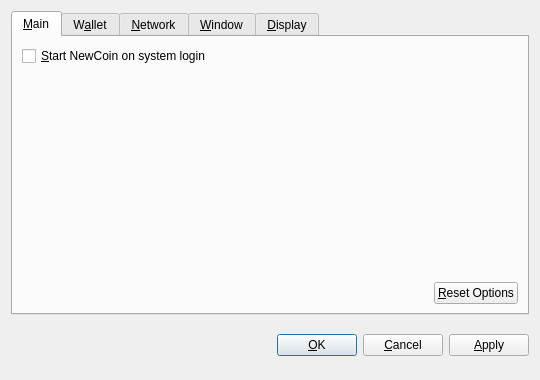
<?xml version="1.0" encoding="UTF-8"?>
<ui version="4.0">
 <class>OptionsDialog</class>
 <widget class="QDialog" name="OptionsDialog">
  <property name="geometry">
   <rect>
    <x>0</x>
    <y>0</y>
    <width>540</width>
    <height>380</height>
   </rect>
  </property>
  <property name="windowTitle">
   <string>Options</string>
  </property>
  <property name="modal">
   <bool>true</bool>
  </property>
  <layout class="QVBoxLayout" name="verticalLayout">
   <item>
    <widget class="QTabWidget" name="tabWidget">
     <property name="tabPosition">
      <enum>QTabWidget::North</enum>
     </property>
     <property name="currentIndex">
      <number>0</number>
     </property>
     <widget class="QWidget" name="tabMain">
      <attribute name="title">
       <string>&amp;Main</string>
      </attribute>
      <layout class="QVBoxLayout" name="verticalLayout_Main">
       <item>
        <widget class="QCheckBox" name="bitcoinAtStartup">
         <property name="toolTip">
          <string>Automatically start NewCoin after logging in to the system.</string>
         </property>
         <property name="text">
          <string>&amp;Start NewCoin on system login</string>
         </property>
        </widget>
       </item>
       <item>
        <spacer name="verticalSpacer_Main">
         <property name="orientation">
          <enum>Qt::Vertical</enum>
         </property>
         <property name="sizeHint" stdset="0">
          <size>
           <width>20</width>
           <height>40</height>
          </size>
         </property>
        </spacer>
       </item>
       <item>
        <layout class="QHBoxLayout" name="horizontalLayout_2_Main">
         <item>
          <spacer name="horizontalSpacer_2_Main">
           <property name="orientation">
            <enum>Qt::Horizontal</enum>
           </property>
           <property name="sizeHint" stdset="0">
            <size>
             <width>40</width>
             <height>20</height>
            </size>
           </property>
          </spacer>
         </item>
         <item>
          <widget class="QPushButton" name="resetButton">
           <property name="toolTip">
            <string>Reset all client options to default.</string>
           </property>
           <property name="text">
            <string>&amp;Reset Options</string>
           </property>
           <property name="autoDefault">
            <bool>false</bool>
           </property>
          </widget>
         </item>
        </layout>
       </item>
      </layout>
     </widget>
     <widget class="QWidget" name="tabWallet">
      <attribute name="title">
       <string>W&amp;allet</string>
      </attribute>
      <layout class="QVBoxLayout" name="verticalLayout_Network">
       <item>
        <widget class="QLabel" name="transactionFeeInfoLabel">
         <property name="text">
          <string>Optional transaction fee per kB that helps make sure your transactions are processed quickly. Most transactions are 1 kB.</string>
         </property>
         <property name="textFormat">
          <enum>Qt::PlainText</enum>
         </property>
         <property name="wordWrap">
          <bool>true</bool>
         </property>
        </widget>
       </item>
       <item>
        <layout class="QHBoxLayout" name="horizontalLayout_1_Main">
         <item>
          <widget class="QLabel" name="transactionFeeLabel">
           <property name="text">
            <string>Pay transaction &amp;fee</string>
           </property>
           <property name="textFormat">
            <enum>Qt::PlainText</enum>
           </property>
           <property name="buddy">
            <cstring>transactionFee</cstring>
           </property>
          </widget>
         </item>
         <item>
          <widget class="BitcoinAmountField" name="transactionFee"/>
         </item>
         <item>
          <spacer name="horizontalSpacer_1_Main">
           <property name="orientation">
            <enum>Qt::Horizontal</enum>
           </property>
           <property name="sizeHint" stdset="0">
            <size>
             <width>40</width>
             <height>20</height>
            </size>
           </property>
          </spacer>
         </item>
        </layout>
       </item>
       <item>
        <widget class="QLabel" name="label">
         <property name="text">
          <string>If you disable the spending of unconfirmed change, the change from a transaction cannot be used until that transaction has at least one confirmation. This also affects how your balance is computed.</string>
         </property>
         <property name="wordWrap">
          <bool>true</bool>
         </property>
        </widget>
       </item>
       <item>
        <widget class="QCheckBox" name="spendZeroConfChange">
         <property name="text">
          <string>Spend unconfirmed change  (experts only)</string>
         </property>
        </widget>
       </item>
       <item>
        <spacer name="verticalSpacer">
         <property name="orientation">
          <enum>Qt::Vertical</enum>
         </property>
         <property name="sizeHint" stdset="0">
          <size>
           <width>20</width>
           <height>40</height>
          </size>
         </property>
        </spacer>
       </item>
      </layout>
     </widget>
     <widget class="QWidget" name="tabNetwork">
      <attribute name="title">
       <string>&amp;Network</string>
      </attribute>
      <layout class="QVBoxLayout" name="verticalLayout_Network">
       <item>
        <widget class="QCheckBox" name="mapPortUpnp">
         <property name="toolTip">
          <string>Automatically open the NewCoin client port on the router. This only works when your router supports UPnP and it is enabled.</string>
         </property>
         <property name="text">
          <string>Map port using &amp;UPnP</string>
         </property>
        </widget>
       </item>
       <item>
        <widget class="QCheckBox" name="connectSocks">
         <property name="toolTip">
          <string>Connect to the NewCoin network through a SOCKS proxy (e.g. when connecting through Tor).</string>
         </property>
         <property name="text">
          <string>&amp;Connect through SOCKS proxy:</string>
         </property>
        </widget>
       </item>
       <item>
        <layout class="QHBoxLayout" name="horizontalLayout_Network">
         <item>
          <widget class="QLabel" name="proxyIpLabel">
           <property name="text">
            <string>Proxy &amp;IP:</string>
           </property>
           <property name="textFormat">
            <enum>Qt::PlainText</enum>
           </property>
           <property name="buddy">
            <cstring>proxyIp</cstring>
           </property>
          </widget>
         </item>
         <item>
          <widget class="QValidatedLineEdit" name="proxyIp">
           <property name="maximumSize">
            <size>
             <width>140</width>
             <height>16777215</height>
            </size>
           </property>
           <property name="toolTip">
            <string>IP address of the proxy (e.g. 127.0.0.1)</string>
           </property>
          </widget>
         </item>
         <item>
          <widget class="QLabel" name="proxyPortLabel">
           <property name="text">
            <string>&amp;Port:</string>
           </property>
           <property name="textFormat">
            <enum>Qt::PlainText</enum>
           </property>
           <property name="buddy">
            <cstring>proxyPort</cstring>
           </property>
          </widget>
         </item>
         <item>
          <widget class="QLineEdit" name="proxyPort">
           <property name="maximumSize">
            <size>
             <width>55</width>
             <height>16777215</height>
            </size>
           </property>
           <property name="toolTip">
            <string>Port of the proxy (e.g. 9050)</string>
           </property>
          </widget>
         </item>
         <item>
          <widget class="QLabel" name="socksVersionLabel">
           <property name="text">
            <string>SOCKS &amp;Version:</string>
           </property>
           <property name="textFormat">
            <enum>Qt::PlainText</enum>
           </property>
           <property name="buddy">
            <cstring>socksVersion</cstring>
           </property>
          </widget>
         </item>
         <item>
          <widget class="QValueComboBox" name="socksVersion">
           <property name="toolTip">
            <string>SOCKS version of the proxy (e.g. 5)</string>
           </property>
          </widget>
         </item>
         <item>
          <spacer name="horizontalSpacer_Network">
           <property name="orientation">
            <enum>Qt::Horizontal</enum>
           </property>
           <property name="sizeHint" stdset="0">
            <size>
             <width>40</width>
             <height>20</height>
            </size>
           </property>
          </spacer>
         </item>
        </layout>
       </item>
       <item>
        <spacer name="verticalSpacer_Network">
         <property name="orientation">
          <enum>Qt::Vertical</enum>
         </property>
         <property name="sizeHint" stdset="0">
          <size>
           <width>20</width>
           <height>40</height>
          </size>
         </property>
        </spacer>
       </item>
      </layout>
     </widget>
     <widget class="QWidget" name="tabWindow">
      <attribute name="title">
       <string>&amp;Window</string>
      </attribute>
      <layout class="QVBoxLayout" name="verticalLayout_Window">
       <item>
        <widget class="QCheckBox" name="minimizeToTray">
         <property name="toolTip">
          <string>Show only a tray icon after minimizing the window.</string>
         </property>
         <property name="text">
          <string>&amp;Minimize to the tray instead of the taskbar</string>
         </property>
        </widget>
       </item>
       <item>
        <widget class="QCheckBox" name="minimizeOnClose">
         <property name="toolTip">
          <string>Minimize instead of exit the application when the window is closed. When this option is enabled, the application will be closed only after selecting Quit in the menu.</string>
         </property>
         <property name="text">
          <string>M&amp;inimize on close</string>
         </property>
        </widget>
       </item>
       <item>
        <spacer name="verticalSpacer_Window">
         <property name="orientation">
          <enum>Qt::Vertical</enum>
         </property>
         <property name="sizeHint" stdset="0">
          <size>
           <width>20</width>
           <height>40</height>
          </size>
         </property>
        </spacer>
       </item>
      </layout>
     </widget>
     <widget class="QWidget" name="tabDisplay">
      <attribute name="title">
       <string>&amp;Display</string>
      </attribute>
      <layout class="QVBoxLayout" name="verticalLayout_Display">
       <item>
        <layout class="QHBoxLayout" name="horizontalLayout_1_Display">
         <item>
          <widget class="QLabel" name="langLabel">
           <property name="text">
            <string>User Interface &amp;language:</string>
           </property>
           <property name="textFormat">
            <enum>Qt::PlainText</enum>
           </property>
           <property name="buddy">
            <cstring>lang</cstring>
           </property>
          </widget>
         </item>
         <item>
          <widget class="QValueComboBox" name="lang">
           <property name="toolTip">
            <string>The user interface language can be set here. This setting will take effect after restarting NewCoin.</string>
           </property>
          </widget>
         </item>
        </layout>
       </item>
       <item>
        <layout class="QHBoxLayout" name="horizontalLayout_2_Display">
         <item>
          <widget class="QLabel" name="unitLabel">
           <property name="text">
            <string>&amp;Unit to show amounts in:</string>
           </property>
           <property name="textFormat">
            <enum>Qt::PlainText</enum>
           </property>
           <property name="buddy">
            <cstring>unit</cstring>
           </property>
          </widget>
         </item>
         <item>
          <widget class="QValueComboBox" name="unit">
           <property name="toolTip">
            <string>Choose the default subdivision unit to show in the interface and when sending coins.</string>
           </property>
          </widget>
         </item>
        </layout>
       </item>
       <item>
        <widget class="QCheckBox" name="displayAddresses">
         <property name="toolTip">
          <string>Whether to show NewCoin addresses in the transaction list or not.</string>
         </property>
         <property name="text">
          <string>&amp;Display addresses in transaction list</string>
         </property>
        </widget>
       </item>
       <item>
        <widget class="QCheckBox" name="coinControlFeatures">
         <property name="toolTip">
          <string>Whether to show coin control features or not.</string>
         </property>
         <property name="text">
          <string>Display coin &amp;control features (experts only!)</string>
         </property>
        </widget>
       </item>
       <item>
        <spacer name="verticalSpacer_Display">
         <property name="orientation">
          <enum>Qt::Vertical</enum>
         </property>
         <property name="sizeHint" stdset="0">
          <size>
           <width>20</width>
           <height>40</height>
          </size>
         </property>
        </spacer>
       </item>
      </layout>
     </widget>
    </widget>
   </item>
   <item>
    <layout class="QHBoxLayout" name="horizontalLayout_Buttons">
     <item>
      <spacer name="horizontalSpacer_1">
       <property name="orientation">
        <enum>Qt::Horizontal</enum>
       </property>
       <property name="sizeHint" stdset="0">
        <size>
         <width>40</width>
         <height>48</height>
        </size>
       </property>
      </spacer>
     </item>
     <item>
      <widget class="QLabel" name="statusLabel">
       <property name="font">
        <font>
         <weight>75</weight>
         <bold>true</bold>
        </font>
       </property>
       <property name="text">
        <string/>
       </property>
       <property name="textFormat">
        <enum>Qt::PlainText</enum>
       </property>
       <property name="wordWrap">
        <bool>true</bool>
       </property>
      </widget>
     </item>
     <item>
      <spacer name="horizontalSpacer_2">
       <property name="orientation">
        <enum>Qt::Horizontal</enum>
       </property>
       <property name="sizeHint" stdset="0">
        <size>
         <width>40</width>
         <height>48</height>
        </size>
       </property>
      </spacer>
     </item>
     <item>
      <widget class="QPushButton" name="okButton">
       <property name="text">
        <string>&amp;OK</string>
       </property>
      </widget>
     </item>
     <item>
      <widget class="QPushButton" name="cancelButton">
       <property name="text">
        <string>&amp;Cancel</string>
       </property>
       <property name="autoDefault">
        <bool>false</bool>
       </property>
      </widget>
     </item>
     <item>
      <widget class="QPushButton" name="applyButton">
       <property name="text">
        <string>&amp;Apply</string>
       </property>
       <property name="autoDefault">
        <bool>false</bool>
       </property>
      </widget>
     </item>
    </layout>
   </item>
  </layout>
 </widget>
 <customwidgets>
  <customwidget>
   <class>BitcoinAmountField</class>
   <extends>QSpinBox</extends>
   <header>bitcoinamountfield.h</header>
  </customwidget>
  <customwidget>
   <class>QValueComboBox</class>
   <extends>QComboBox</extends>
   <header>qvaluecombobox.h</header>
  </customwidget>
  <customwidget>
   <class>QValidatedLineEdit</class>
   <extends>QLineEdit</extends>
   <header>qvalidatedlineedit.h</header>
  </customwidget>
 </customwidgets>
 <resources/>
 <connections/>
</ui>
